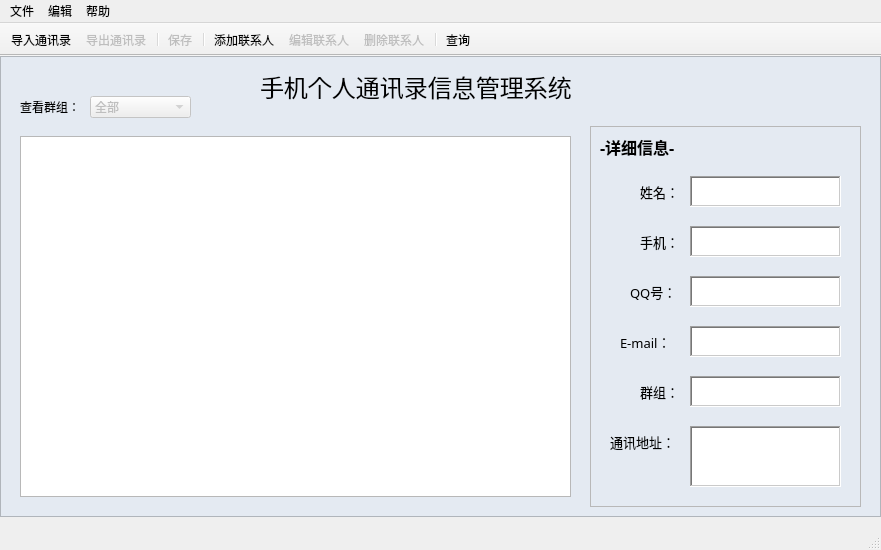
<?xml version="1.0" encoding="UTF-8"?>
<ui version="4.0">
 <class>MainWindow</class>
 <widget class="QMainWindow" name="MainWindow">
  <property name="geometry">
   <rect>
    <x>0</x>
    <y>0</y>
    <width>881</width>
    <height>550</height>
   </rect>
  </property>
  <property name="windowTitle">
   <string>手机个人通讯录信息管理系统</string>
  </property>
  <property name="windowIcon">
   <iconset resource="resource.qrc">
    <normaloff>:/image/Resources/Images/contact.png</normaloff>:/image/Resources/Images/contact.png</iconset>
  </property>
  <property name="styleSheet">
   <string notr="true"/>
  </property>
  <widget class="QWidget" name="centralWidget">
   <widget class="QLabel" name="title">
    <property name="geometry">
     <rect>
      <x>260</x>
      <y>10</y>
      <width>391</width>
      <height>41</height>
     </rect>
    </property>
    <property name="sizePolicy">
     <sizepolicy hsizetype="Expanding" vsizetype="Expanding">
      <horstretch>0</horstretch>
      <verstretch>0</verstretch>
     </sizepolicy>
    </property>
    <property name="font">
     <font>
      <family>微软雅黑</family>
      <pointsize>18</pointsize>
      <weight>50</weight>
      <bold>false</bold>
     </font>
    </property>
    <property name="text">
     <string>手机个人通讯录信息管理系统</string>
    </property>
   </widget>
   <widget class="QStackedWidget" name="stackedWidget">
    <property name="geometry">
     <rect>
      <x>0</x>
      <y>40</y>
      <width>611</width>
      <height>411</height>
     </rect>
    </property>
    <property name="styleSheet">
     <string notr="true"/>
    </property>
    <widget class="QWidget" name="pageview">
     <widget class="QTableWidget" name="tableWidget">
      <property name="geometry">
       <rect>
        <x>20</x>
        <y>40</y>
        <width>551</width>
        <height>361</height>
       </rect>
      </property>
     </widget>
     <widget class="QComboBox" name="comboBox">
      <property name="enabled">
       <bool>false</bool>
      </property>
      <property name="geometry">
       <rect>
        <x>90</x>
        <y>0</y>
        <width>101</width>
        <height>22</height>
       </rect>
      </property>
      <property name="sizePolicy">
       <sizepolicy hsizetype="Expanding" vsizetype="Expanding">
        <horstretch>0</horstretch>
        <verstretch>0</verstretch>
       </sizepolicy>
      </property>
      <item>
       <property name="text">
        <string>全部</string>
       </property>
      </item>
      <item>
       <property name="text">
        <string>家人</string>
       </property>
      </item>
      <item>
       <property name="text">
        <string>朋友</string>
       </property>
      </item>
      <item>
       <property name="text">
        <string>同事</string>
       </property>
      </item>
      <item>
       <property name="text">
        <string>未分组</string>
       </property>
      </item>
     </widget>
     <widget class="QLabel" name="label_6">
      <property name="geometry">
       <rect>
        <x>20</x>
        <y>0</y>
        <width>71</width>
        <height>21</height>
       </rect>
      </property>
      <property name="sizePolicy">
       <sizepolicy hsizetype="Expanding" vsizetype="Expanding">
        <horstretch>0</horstretch>
        <verstretch>0</verstretch>
       </sizepolicy>
      </property>
      <property name="text">
       <string>查看群组：</string>
      </property>
     </widget>
    </widget>
    <widget class="QWidget" name="pagesearch">
     <widget class="QTableWidget" name="tableWidget_2">
      <property name="geometry">
       <rect>
        <x>20</x>
        <y>80</y>
        <width>551</width>
        <height>321</height>
       </rect>
      </property>
     </widget>
     <widget class="QComboBox" name="comboBox_2">
      <property name="enabled">
       <bool>false</bool>
      </property>
      <property name="geometry">
       <rect>
        <x>30</x>
        <y>30</y>
        <width>101</width>
        <height>31</height>
       </rect>
      </property>
      <item>
       <property name="text">
        <string>按姓名</string>
       </property>
      </item>
      <item>
       <property name="text">
        <string>按手机号</string>
       </property>
      </item>
      <item>
       <property name="text">
        <string>按QQ号</string>
       </property>
      </item>
      <item>
       <property name="text">
        <string>按E-mail地址</string>
       </property>
      </item>
     </widget>
     <widget class="QLineEdit" name="searchline">
      <property name="enabled">
       <bool>false</bool>
      </property>
      <property name="geometry">
       <rect>
        <x>190</x>
        <y>30</y>
        <width>151</width>
        <height>31</height>
       </rect>
      </property>
     </widget>
     <widget class="QLabel" name="label_7">
      <property name="geometry">
       <rect>
        <x>140</x>
        <y>30</y>
        <width>51</width>
        <height>31</height>
       </rect>
      </property>
      <property name="text">
       <string>查找：</string>
      </property>
     </widget>
     <widget class="QPushButton" name="apply">
      <property name="enabled">
       <bool>false</bool>
      </property>
      <property name="geometry">
       <rect>
        <x>360</x>
        <y>30</y>
        <width>93</width>
        <height>31</height>
       </rect>
      </property>
      <property name="text">
       <string>确定</string>
      </property>
     </widget>
    </widget>
   </widget>
   <widget class="QFrame" name="frame">
    <property name="geometry">
     <rect>
      <x>590</x>
      <y>70</y>
      <width>271</width>
      <height>381</height>
     </rect>
    </property>
    <property name="sizePolicy">
     <sizepolicy hsizetype="Expanding" vsizetype="Expanding">
      <horstretch>0</horstretch>
      <verstretch>0</verstretch>
     </sizepolicy>
    </property>
    <property name="frameShape">
     <enum>QFrame::StyledPanel</enum>
    </property>
    <property name="frameShadow">
     <enum>QFrame::Plain</enum>
    </property>
    <widget class="QLabel" name="detail">
     <property name="geometry">
      <rect>
       <x>10</x>
       <y>10</y>
       <width>111</width>
       <height>21</height>
      </rect>
     </property>
     <property name="font">
      <font>
       <family>幼圆</family>
       <pointsize>12</pointsize>
       <weight>75</weight>
       <bold>true</bold>
      </font>
     </property>
     <property name="text">
      <string>-详细信息-</string>
     </property>
    </widget>
    <widget class="QTextBrowser" name="textBrowser_3">
     <property name="geometry">
      <rect>
       <x>100</x>
       <y>150</y>
       <width>151</width>
       <height>31</height>
      </rect>
     </property>
     <property name="frameShape">
      <enum>QFrame::WinPanel</enum>
     </property>
     <property name="frameShadow">
      <enum>QFrame::Sunken</enum>
     </property>
    </widget>
    <widget class="QLabel" name="label_2">
     <property name="geometry">
      <rect>
       <x>40</x>
       <y>150</y>
       <width>61</width>
       <height>31</height>
      </rect>
     </property>
     <property name="sizePolicy">
      <sizepolicy hsizetype="Expanding" vsizetype="Expanding">
       <horstretch>0</horstretch>
       <verstretch>0</verstretch>
      </sizepolicy>
     </property>
     <property name="font">
      <font>
       <family>微软雅黑</family>
       <pointsize>10</pointsize>
      </font>
     </property>
     <property name="text">
      <string>QQ号：</string>
     </property>
    </widget>
    <widget class="QTextBrowser" name="textBrowser_2">
     <property name="geometry">
      <rect>
       <x>100</x>
       <y>100</y>
       <width>151</width>
       <height>31</height>
      </rect>
     </property>
     <property name="frameShape">
      <enum>QFrame::WinPanel</enum>
     </property>
     <property name="frameShadow">
      <enum>QFrame::Sunken</enum>
     </property>
    </widget>
    <widget class="QLabel" name="label_3">
     <property name="geometry">
      <rect>
       <x>30</x>
       <y>200</y>
       <width>71</width>
       <height>31</height>
      </rect>
     </property>
     <property name="sizePolicy">
      <sizepolicy hsizetype="Expanding" vsizetype="Expanding">
       <horstretch>0</horstretch>
       <verstretch>0</verstretch>
      </sizepolicy>
     </property>
     <property name="font">
      <font>
       <family>微软雅黑</family>
       <pointsize>10</pointsize>
      </font>
     </property>
     <property name="text">
      <string>E-mail：</string>
     </property>
    </widget>
    <widget class="QLabel" name="label_1">
     <property name="geometry">
      <rect>
       <x>50</x>
       <y>50</y>
       <width>51</width>
       <height>31</height>
      </rect>
     </property>
     <property name="sizePolicy">
      <sizepolicy hsizetype="Expanding" vsizetype="Expanding">
       <horstretch>0</horstretch>
       <verstretch>0</verstretch>
      </sizepolicy>
     </property>
     <property name="font">
      <font>
       <family>微软雅黑</family>
       <pointsize>10</pointsize>
      </font>
     </property>
     <property name="text">
      <string>姓名：</string>
     </property>
    </widget>
    <widget class="QTextBrowser" name="textBrowser">
     <property name="enabled">
      <bool>true</bool>
     </property>
     <property name="geometry">
      <rect>
       <x>100</x>
       <y>50</y>
       <width>151</width>
       <height>31</height>
      </rect>
     </property>
     <property name="frameShape">
      <enum>QFrame::WinPanel</enum>
     </property>
     <property name="frameShadow">
      <enum>QFrame::Sunken</enum>
     </property>
    </widget>
    <widget class="QTextBrowser" name="textBrowser_4">
     <property name="geometry">
      <rect>
       <x>100</x>
       <y>200</y>
       <width>151</width>
       <height>31</height>
      </rect>
     </property>
     <property name="frameShape">
      <enum>QFrame::WinPanel</enum>
     </property>
     <property name="frameShadow">
      <enum>QFrame::Sunken</enum>
     </property>
    </widget>
    <widget class="QLabel" name="label_5">
     <property name="geometry">
      <rect>
       <x>50</x>
       <y>250</y>
       <width>51</width>
       <height>31</height>
      </rect>
     </property>
     <property name="sizePolicy">
      <sizepolicy hsizetype="Expanding" vsizetype="Expanding">
       <horstretch>0</horstretch>
       <verstretch>0</verstretch>
      </sizepolicy>
     </property>
     <property name="font">
      <font>
       <family>微软雅黑</family>
       <pointsize>10</pointsize>
      </font>
     </property>
     <property name="text">
      <string>群组：</string>
     </property>
    </widget>
    <widget class="QLabel" name="label">
     <property name="geometry">
      <rect>
       <x>50</x>
       <y>100</y>
       <width>51</width>
       <height>31</height>
      </rect>
     </property>
     <property name="sizePolicy">
      <sizepolicy hsizetype="Expanding" vsizetype="Expanding">
       <horstretch>0</horstretch>
       <verstretch>0</verstretch>
      </sizepolicy>
     </property>
     <property name="font">
      <font>
       <family>微软雅黑</family>
       <pointsize>10</pointsize>
      </font>
     </property>
     <property name="text">
      <string>手机：</string>
     </property>
    </widget>
    <widget class="QTextBrowser" name="textBrowser_6">
     <property name="geometry">
      <rect>
       <x>100</x>
       <y>250</y>
       <width>151</width>
       <height>31</height>
      </rect>
     </property>
     <property name="frameShape">
      <enum>QFrame::WinPanel</enum>
     </property>
     <property name="frameShadow">
      <enum>QFrame::Sunken</enum>
     </property>
    </widget>
    <widget class="QTextBrowser" name="textBrowser_5">
     <property name="geometry">
      <rect>
       <x>100</x>
       <y>300</y>
       <width>151</width>
       <height>61</height>
      </rect>
     </property>
     <property name="frameShape">
      <enum>QFrame::WinPanel</enum>
     </property>
     <property name="frameShadow">
      <enum>QFrame::Sunken</enum>
     </property>
    </widget>
    <widget class="QLabel" name="label_4">
     <property name="geometry">
      <rect>
       <x>20</x>
       <y>300</y>
       <width>81</width>
       <height>31</height>
      </rect>
     </property>
     <property name="sizePolicy">
      <sizepolicy hsizetype="Expanding" vsizetype="Expanding">
       <horstretch>0</horstretch>
       <verstretch>0</verstretch>
      </sizepolicy>
     </property>
     <property name="font">
      <font>
       <family>微软雅黑</family>
       <pointsize>10</pointsize>
      </font>
     </property>
     <property name="text">
      <string>通讯地址：</string>
     </property>
    </widget>
   </widget>
   <widget class="QFrame" name="frame_2">
    <property name="geometry">
     <rect>
      <x>0</x>
      <y>0</y>
      <width>881</width>
      <height>461</height>
     </rect>
    </property>
    <property name="sizePolicy">
     <sizepolicy hsizetype="Expanding" vsizetype="Expanding">
      <horstretch>0</horstretch>
      <verstretch>0</verstretch>
     </sizepolicy>
    </property>
    <property name="styleSheet">
     <string notr="true">background-color: rgb(228, 234, 242);</string>
    </property>
    <property name="frameShape">
     <enum>QFrame::StyledPanel</enum>
    </property>
    <property name="frameShadow">
     <enum>QFrame::Raised</enum>
    </property>
   </widget>
   <zorder>frame_2</zorder>
   <zorder>stackedWidget</zorder>
   <zorder>title</zorder>
   <zorder>frame</zorder>
  </widget>
  <widget class="QMenuBar" name="menuBar">
   <property name="geometry">
    <rect>
     <x>0</x>
     <y>0</y>
     <width>881</width>
     <height>26</height>
    </rect>
   </property>
   <widget class="QMenu" name="menu">
    <property name="title">
     <string>文件</string>
    </property>
    <addaction name="actionImport"/>
    <addaction name="actionExport"/>
    <addaction name="separator"/>
    <addaction name="actionSave"/>
    <addaction name="separator"/>
    <addaction name="actionExit"/>
   </widget>
   <widget class="QMenu" name="menu_2">
    <property name="title">
     <string>编辑</string>
    </property>
    <addaction name="actionNew"/>
    <addaction name="actionModify"/>
    <addaction name="actionDelete"/>
    <addaction name="separator"/>
    <addaction name="actionSearch"/>
   </widget>
   <widget class="QMenu" name="menu_3">
    <property name="title">
     <string>帮助</string>
    </property>
    <addaction name="actionHelp"/>
    <addaction name="separator"/>
    <addaction name="actionAbout"/>
   </widget>
   <addaction name="menu"/>
   <addaction name="menu_2"/>
   <addaction name="menu_3"/>
  </widget>
  <widget class="QToolBar" name="mainToolBar">
   <property name="movable">
    <bool>false</bool>
   </property>
   <attribute name="toolBarArea">
    <enum>TopToolBarArea</enum>
   </attribute>
   <attribute name="toolBarBreak">
    <bool>false</bool>
   </attribute>
   <addaction name="actionImport"/>
   <addaction name="actionExport"/>
   <addaction name="separator"/>
   <addaction name="actionSave"/>
   <addaction name="separator"/>
   <addaction name="actionNew"/>
   <addaction name="actionModify"/>
   <addaction name="actionDelete"/>
   <addaction name="separator"/>
   <addaction name="actionSearch"/>
  </widget>
  <widget class="QStatusBar" name="statusBar">
   <property name="enabled">
    <bool>true</bool>
   </property>
  </widget>
  <action name="actionImport">
   <property name="icon">
    <iconset resource="resource.qrc">
     <normaloff>:/image/Resources/Images/export-to-file.png</normaloff>:/image/Resources/Images/export-to-file.png</iconset>
   </property>
   <property name="text">
    <string>导入通讯录</string>
   </property>
   <property name="shortcut">
    <string>Ctrl+I</string>
   </property>
  </action>
  <action name="actionExport">
   <property name="enabled">
    <bool>false</bool>
   </property>
   <property name="icon">
    <iconset resource="resource.qrc">
     <normaloff>:/image/Resources/Images/document_export.png</normaloff>:/image/Resources/Images/document_export.png</iconset>
   </property>
   <property name="text">
    <string>导出通讯录</string>
   </property>
   <property name="shortcut">
    <string>Ctrl+E</string>
   </property>
  </action>
  <action name="actionSave">
   <property name="enabled">
    <bool>false</bool>
   </property>
   <property name="icon">
    <iconset resource="resource.qrc">
     <normaloff>:/image/Resources/Images/3floppy mount.png</normaloff>:/image/Resources/Images/3floppy mount.png</iconset>
   </property>
   <property name="text">
    <string>保存</string>
   </property>
   <property name="shortcut">
    <string>Ctrl+S</string>
   </property>
  </action>
  <action name="actionExit">
   <property name="icon">
    <iconset resource="resource.qrc">
     <normaloff>:/image/Resources/Images/12930BQ4F-46337.png</normaloff>:/image/Resources/Images/12930BQ4F-46337.png</iconset>
   </property>
   <property name="text">
    <string>退出</string>
   </property>
   <property name="shortcut">
    <string>Ctrl+Q</string>
   </property>
  </action>
  <action name="actionHelp">
   <property name="icon">
    <iconset resource="resource.qrc">
     <normaloff>:/image/Resources/Images/bullet-question-w-o.png</normaloff>:/image/Resources/Images/bullet-question-w-o.png</iconset>
   </property>
   <property name="text">
    <string>帮助</string>
   </property>
   <property name="shortcut">
    <string>F1</string>
   </property>
  </action>
  <action name="actionAbout">
   <property name="icon">
    <iconset resource="resource.qrc">
     <normaloff>:/image/Resources/Images/info.png</normaloff>:/image/Resources/Images/info.png</iconset>
   </property>
   <property name="text">
    <string>关于</string>
   </property>
   <property name="shortcut">
    <string>F2</string>
   </property>
  </action>
  <action name="actionModify">
   <property name="enabled">
    <bool>false</bool>
   </property>
   <property name="icon">
    <iconset resource="resource.qrc">
     <normaloff>:/image/Resources/Images/Edit user.png</normaloff>:/image/Resources/Images/Edit user.png</iconset>
   </property>
   <property name="text">
    <string>编辑联系人</string>
   </property>
   <property name="shortcut">
    <string>Space</string>
   </property>
  </action>
  <action name="actionDelete">
   <property name="enabled">
    <bool>false</bool>
   </property>
   <property name="icon">
    <iconset resource="resource.qrc">
     <normaloff>:/image/Resources/Images/Remove user.png</normaloff>:/image/Resources/Images/Remove user.png</iconset>
   </property>
   <property name="text">
    <string>删除联系人</string>
   </property>
   <property name="shortcut">
    <string>Del</string>
   </property>
  </action>
  <action name="actionSearch">
   <property name="checkable">
    <bool>true</bool>
   </property>
   <property name="icon">
    <iconset resource="resource.qrc">
     <normaloff>:/image/Resources/Images/search.png</normaloff>:/image/Resources/Images/search.png</iconset>
   </property>
   <property name="text">
    <string>查询</string>
   </property>
   <property name="shortcut">
    <string>Ctrl+F</string>
   </property>
  </action>
  <action name="actionNew">
   <property name="icon">
    <iconset resource="resource.qrc">
     <normaloff>:/image/Resources/Images/add_user.png</normaloff>:/image/Resources/Images/add_user.png</iconset>
   </property>
   <property name="text">
    <string>添加联系人</string>
   </property>
   <property name="toolTip">
    <string>添加联系人</string>
   </property>
   <property name="shortcut">
    <string>Ctrl+N</string>
   </property>
  </action>
 </widget>
 <layoutdefault spacing="6" margin="11"/>
 <resources>
  <include location="resource.qrc"/>
 </resources>
 <connections>
  <connection>
   <sender>actionExit</sender>
   <signal>triggered()</signal>
   <receiver>MainWindow</receiver>
   <slot>close()</slot>
   <hints>
    <hint type="sourcelabel">
     <x>-1</x>
     <y>-1</y>
    </hint>
    <hint type="destinationlabel">
     <x>498</x>
     <y>273</y>
    </hint>
   </hints>
  </connection>
 </connections>
</ui>
